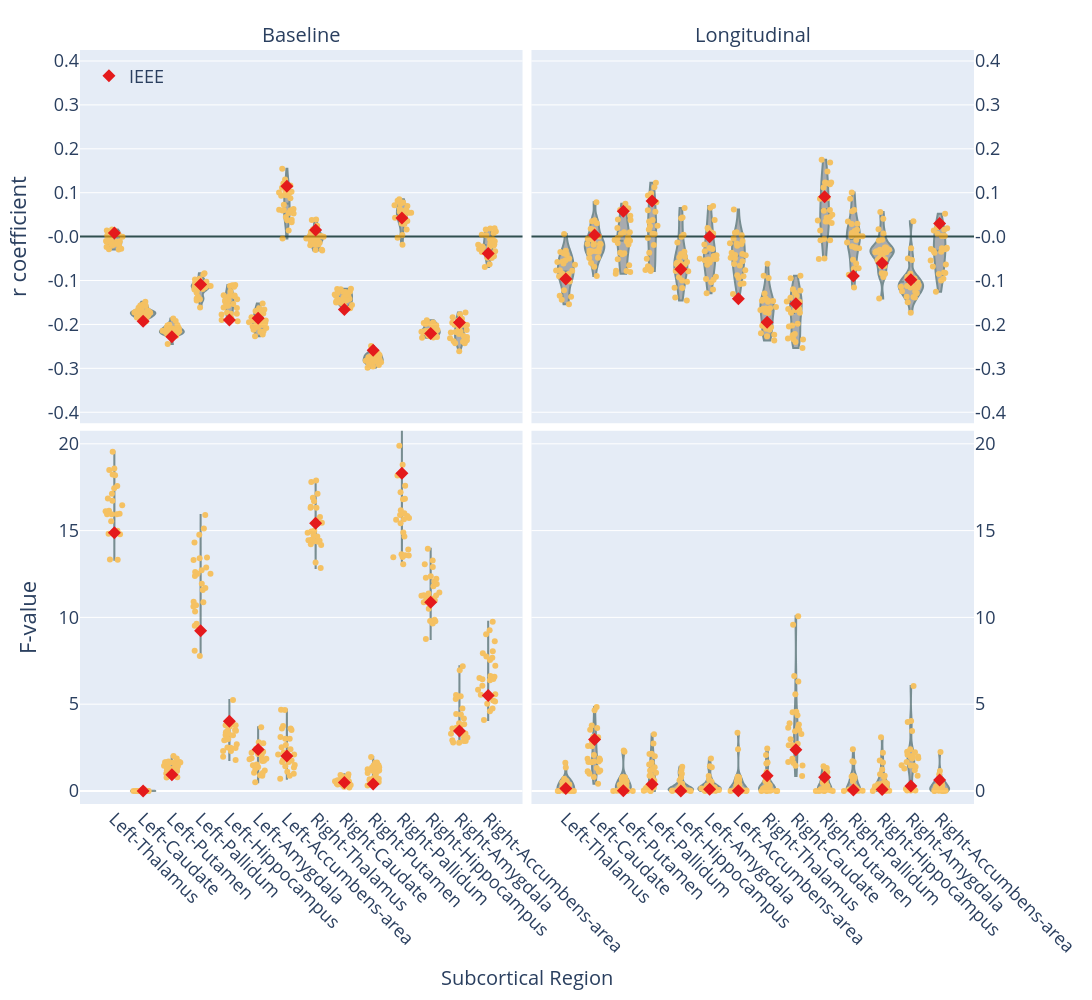

Notebook code for this chart:
### Code cell
from plotly.subplots import make_subplots

# Create subplots with 2 rows and 2 columns
fig = make_subplots(
    rows=2,
    cols=2,
    shared_xaxes=True,
    # shared_yaxes='rows',
    column_titles=["Baseline", "Longitudinal"],
    # row_titles=["Partial Correlation", "ANCOVA"],
    x_title="Subcortical Region",
    vertical_spacing=0.01,
    horizontal_spacing=0.01,
)

# increase font
fig.update_layout(font=dict(size=18))


# Add traces to the subplots
add_pcorr_baseline_trace(fig, get_pcorr_baseline())
add_pcorr_longitudinal_trace(fig, get_pcorr_long())
add_ancova_baseline_trace(fig, get_ancova_baseline())
add_ancova_longitudinal_trace(fig, get_ancova_long())

# Set x-axis ticks and labels
fig.update_xaxes(
    title_text="", tickvals=list(range(len(regions))), ticktext=regions, tickangle=45
)

yaxis_r_range = [-0.425, 0.425]
yaxis_r_tickvals = np.arange(-0.5, 0.6, 0.1)
yaxis_r_ticktext = [str(round(x, 1)) for x in yaxis_r_tickvals]
yaxis_r_clear = ["" for x in yaxis_r_tickvals]

yaxis_f_range = [-0.75, 20.75]
yaxis_f_tickvals = [0, 10, 20, 30, 40, 50]
yaxis_f_ticktext = ["0", "10", "20", "30", "40", "50"]
yaxis_f_clear = ["" for x in yaxis_f_tickvals]

# Update layout for all axes
fig.update_layout(
    # Primary y-axes (left side, 0 to 1)
    yaxis1=dict(
        title="r coefficient",
        range=yaxis_r_range,
        dtick=0.1,
        showgrid=True,
        # dashed bold the 0 line
        zeroline=True,
        zerolinewidth=2,
        zerolinecolor="DarkSlateGrey",
        tickvals=yaxis_r_tickvals,
        ticktext=yaxis_r_ticktext,
    ),
    yaxis2=dict(
        dtick=0.1,
        showgrid=True,
        range=yaxis_r_range,
        zeroline=True,
        zerolinewidth=2,
        zerolinecolor="DarkSlateGrey",
        tickvals=yaxis_r_tickvals,
        ticktext=yaxis_r_ticktext,
        side="right",
    ),
    yaxis3=dict(
        title="F-value",
        range=yaxis_f_range,
        showgrid=True,
    ),
    yaxis4=dict(showgrid=True, range=yaxis_f_range, side="right"),
    # Other layout settings
    legend=dict(
        x=0.01,
        y=0.99,
        orientation="h",
        yanchor="top",
        xanchor="left",
        bgcolor="rgba(255, 255, 255, 0)",
    ),
    margin=dict(t=50, b=150, r=20),
    # margin=dict(b=150,
    #             l=150)  # Add bottom margin for tilted labels
)

# Increase font size
fig.update_layout(
    font=dict(size=18),
)

annotations = fig.layout.annotations
for i in range(len(annotations)):
    annotations[i].font.size = 20


for annotation in annotations:
    if annotation.text == "Subcortical Region":
        annotation.update(y=-0.17)

fig.update_layout(height=1000, width=1600)
plotly.io.write_image(fig, "statstest_coefficients_distribution.pdf")

fig.show()

### Figure 1 — Plotly figure (JSON) as saved in the notebook; plotly's stock layout.template omitted (floating-point values rounded to 4 significant figures; data arrays with more than 128 entries replaced by an {"elided": "..."} marker saying what was removed)
{"data": [{"customdata": ["Left-Thalamus", "Left-Caudate", "Left-Putamen", "Left-Pallidum", "Left-Hippocampus", "Left-Amygdala", "Left-Accumbens-area", "Right-Thalamus", "Right-Caudate", "Right-Putamen", "Right-Pallidum", "Right-Hippocampus", "Right-Amygdala", "Right-Accumbens-area"], "hovertemplate": "Region: %{customdata}<br>r: %{y:.3f}<extra></extra>", "marker": {"color": "rgb(228,26,28)", "size": 10, "symbol": "diamond"}, "mode": "markers", "name": "IEEE", "showlegend": true, "type": "scatter", "x": ["Left-Thalamus", "Left-Caudate", "Left-Putamen", "Left-Pallidum", "Left-Hippocampus", "Left-Amygdala", "Left-Accumbens-area", "Right-Thalamus", "Right-Caudate", "Right-Putamen", "Right-Pallidum", "Right-Hippocampus", "Right-Amygdala", "Right-Accumbens-area"], "xaxis": "x", "y": [0.00822, -0.1929, -0.2281, -0.109, -0.1897, -0.1857, 0.1149, 0.01506, -0.1658, -0.2588, 0.04243, -0.2209, -0.1953, -0.03865], "yaxis": "y"}, {"box": {"visible": false}, "customdata": {"elided": "364 str values"}, "fillcolor": "gray", "hovertemplate": "Region: %{customdata}<br>r: %{y:.3f}<extra></extra>", "jitter": 0.85, "line": {"color": "DarkSlateGrey"}, "marker": {"color": "orange", "opacity": 1}, "meanline": {"visible": true}, "name": "r coefficient", "opacity": 0.6, "pointpos": 0, "points": "all", "showlegend": false, "spanmode": "hard", "type": "violin", "width": 0.85, "x": {"elided": "364 str values"}, "xaxis": "x", "y": {"elided": "364 float values"}, "yaxis": "y"}, {"customdata": ["Left-Thalamus", "Left-Caudate", "Left-Putamen", "Left-Pallidum", "Left-Hippocampus", "Left-Amygdala", "Left-Accumbens-area", "Right-Thalamus", "Right-Caudate", "Right-Putamen", "Right-Pallidum", "Right-Hippocampus", "Right-Amygdala", "Right-Accumbens-area"], "hovertemplate": "Region: %{customdata}<br>r: %{y:.3f}<extra></extra>", "marker": {"color": "rgb(228,26,28)", "size": 10, "symbol": "diamond"}, "mode": "markers", "name": "IEEE", "showlegend": false, "type": "scatter", "x": ["Left-Thalamus", "Left-Caudate", "Left-Putamen", "Left-Pallidum", "Left-Hippocampus", "Left-Amygdala", "Left-Accumbens-area", "Right-Thalamus", "Right-Caudate", "Right-Putamen", "Right-Pallidum", "Right-Hippocampus", "Right-Amygdala", "Right-Accumbens-area"], "xaxis": "x2", "y": [-0.09662, 0.003508, 0.05775, 0.08101, -0.07431, -0.0001478, -0.1413, -0.1949, -0.1528, 0.0907, -0.08953, -0.0606, -0.09824, 0.03005], "yaxis": "y2"}, {"box": {"visible": false}, "customdata": {"elided": "364 str values"}, "fillcolor": "gray", "hovertemplate": "Region: %{customdata}<br>r: %{y:.3f}<extra></extra>", "jitter": 0.85, "line": {"color": "DarkSlateGrey"}, "marker": {"color": "orange", "opacity": 1}, "meanline": {"visible": true}, "name": "r coefficient", "opacity": 0.6, "pointpos": 0, "points": "all", "showlegend": false, "spanmode": "hard", "type": "violin", "width": 0.85, "x": {"elided": "364 str values"}, "xaxis": "x2", "y": {"elided": "364 float values"}, "yaxis": "y2"}, {"customdata": ["Left-Thalamus", "Left-Caudate", "Left-Putamen", "Left-Pallidum", "Left-Hippocampus", "Left-Amygdala", "Left-Accumbens-area", "Right-Thalamus", "Right-Caudate", "Right-Putamen", "Right-Pallidum", "Right-Hippocampus", "Right-Amygdala", "Right-Accumbens-area"], "hovertemplate": "Region: %{customdata}<br>F: %{y:.3f}<extra></extra>", "marker": {"color": "rgb(228,26,28)", "size": 10, "symbol": "diamond"}, "mode": "markers", "name": "IEEE", "showlegend": false, "type": "scatter", "x": ["Left-Thalamus", "Left-Caudate", "Left-Putamen", "Left-Pallidum", "Left-Hippocampus", "Left-Amygdala", "Left-Accumbens-area", "Right-Thalamus", "Right-Caudate", "Right-Putamen", "Right-Pallidum", "Right-Hippocampus", "Right-Amygdala", "Right-Accumbens-area"], "xaxis": "x3", "y": [14.87, 0.00242, 0.9344, 9.234, 4.023, 2.396, 2.014, 15.43, 0.4925, 0.4042, 18.31, 10.87, 3.449, 5.499], "yaxis": "y3"}, {"box": {"visible": false}, "customdata": {"elided": "364 str values"}, "fillcolor": "gray", "hovertemplate": "Region: %{customdata}<br>F: %{y:.3f}<extra></extra>", "jitter": 0.85, "line": {"color": "DarkSlateGrey"}, "marker": {"color": "orange", "opacity": 1}, "meanline": {"visible": true}, "name": "F-value", "opacity": 0.6, "pointpos": 0, "points": "all", "showlegend": false, "spanmode": "hard", "type": "violin", "width": 0.85, "x": {"elided": "364 str values"}, "xaxis": "x3", "y": {"elided": "364 float values"}, "yaxis": "y3"}, {"customdata": ["Left-Thalamus", "Left-Caudate", "Left-Putamen", "Left-Pallidum", "Left-Hippocampus", "Left-Amygdala", "Left-Accumbens-area", "Right-Thalamus", "Right-Caudate", "Right-Putamen", "Right-Pallidum", "Right-Hippocampus", "Right-Amygdala", "Right-Accumbens-area"], "hovertemplate": "Region: %{customdata}<br>F: %{y:.3f}<extra></extra>", "marker": {"color": "rgb(228,26,28)", "size": 10, "symbol": "diamond"}, "mode": "markers", "name": "IEEE", "showlegend": false, "type": "scatter", "x": ["Left-Thalamus", "Left-Caudate", "Left-Putamen", "Left-Pallidum", "Left-Hippocampus", "Left-Amygdala", "Left-Accumbens-area", "Right-Thalamus", "Right-Caudate", "Right-Putamen", "Right-Pallidum", "Right-Hippocampus", "Right-Amygdala", "Right-Accumbens-area"], "xaxis": "x4", "y": [0.1487, 2.971, 0.01131, 0.3895, 0.0002617, 0.0936, 0.01535, 0.8741, 2.368, 0.7937, 0.05078, 0.09236, 0.2837, 0.6353], "yaxis": "y4"}, {"box": {"visible": false}, "customdata": {"elided": "364 str values"}, "fillcolor": "gray", "hovertemplate": "Region: %{customdata}<br>F: %{y:.3f}<extra></extra>", "jitter": 0.85, "line": {"color": "DarkSlateGrey"}, "marker": {"color": "orange", "opacity": 1}, "meanline": {"visible": false}, "name": "F-value", "opacity": 0.6, "pointpos": 0, "points": "all", "showlegend": false, "spanmode": "hard", "type": "violin", "width": 0.85, "x": {"elided": "364 str values"}, "xaxis": "x4", "y": {"elided": "364 float values"}, "yaxis": "y4"}], "layout": {"annotations": [{"font": {"size": 20}, "showarrow": false, "text": "Baseline", "x": 0.2475, "xanchor": "center", "xref": "paper", "y": 1, "yanchor": "bottom", "yref": "paper"}, {"font": {"size": 20}, "showarrow": false, "text": "Longitudinal", "x": 0.7525, "xanchor": "center", "xref": "paper", "y": 1, "yanchor": "bottom", "yref": "paper"}, {"font": {"size": 20}, "showarrow": false, "text": "Subcortical Region", "x": 0.5, "xanchor": "center", "xref": "paper", "y": -0.17, "yanchor": "top", "yref": "paper", "yshift": -30}], "font": {"size": 18}, "height": 1000, "legend": {"bgcolor": "rgba(255, 255, 255, 0)", "orientation": "h", "x": 0.01, "xanchor": "left", "y": 0.99, "yanchor": "top"}, "margin": {"b": 150, "r": 20, "t": 50}, "width": 1600, "xaxis": {"anchor": "y", "domain": [0, 0.495], "matches": "x3", "showticklabels": false, "tickangle": 45, "ticktext": ["Left-Thalamus", "Left-Caudate", "Left-Putamen", "Left-Pallidum", "Left-Hippocampus", "Left-Amygdala", "Left-Accumbens-area", "Right-Thalamus", "Right-Caudate", "Right-Putamen", "Right-Pallidum", "Right-Hippocampus", "Right-Amygdala", "Right-Accumbens-area"], "tickvals": [0, 1, 2, 3, 4, 5, 6, 7, 8, 9, 10, 11, 12, 13], "title": {"text": ""}}, "xaxis2": {"anchor": "y2", "domain": [0.505, 1], "matches": "x4", "showticklabels": false, "tickangle": 45, "ticktext": ["Left-Thalamus", "Left-Caudate", "Left-Putamen", "Left-Pallidum", "Left-Hippocampus", "Left-Amygdala", "Left-Accumbens-area", "Right-Thalamus", "Right-Caudate", "Right-Putamen", "Right-Pallidum", "Right-Hippocampus", "Right-Amygdala", "Right-Accumbens-area"], "tickvals": [0, 1, 2, 3, 4, 5, 6, 7, 8, 9, 10, 11, 12, 13], "title": {"text": ""}}, "xaxis3": {"anchor": "y3", "domain": [0, 0.495], "tickangle": 45, "ticktext": ["Left-Thalamus", "Left-Caudate", "Left-Putamen", "Left-Pallidum", "Left-Hippocampus", "Left-Amygdala", "Left-Accumbens-area", "Right-Thalamus", "Right-Caudate", "Right-Putamen", "Right-Pallidum", "Right-Hippocampus", "Right-Amygdala", "Right-Accumbens-area"], "tickvals": [0, 1, 2, 3, 4, 5, 6, 7, 8, 9, 10, 11, 12, 13], "title": {"text": ""}}, "xaxis4": {"anchor": "y4", "domain": [0.505, 1], "tickangle": 45, "ticktext": ["Left-Thalamus", "Left-Caudate", "Left-Putamen", "Left-Pallidum", "Left-Hippocampus", "Left-Amygdala", "Left-Accumbens-area", "Right-Thalamus", "Right-Caudate", "Right-Putamen", "Right-Pallidum", "Right-Hippocampus", "Right-Amygdala", "Right-Accumbens-area"], "tickvals": [0, 1, 2, 3, 4, 5, 6, 7, 8, 9, 10, 11, 12, 13], "title": {"text": ""}}, "yaxis": {"anchor": "x", "domain": [0.505, 1], "dtick": 0.1, "range": [-0.425, 0.425], "showgrid": true, "ticktext": ["-0.5", "-0.4", "-0.3", "-0.2", "-0.1", "-0.0", "0.1", "0.2", "0.3", "0.4", "0.5"], "tickvals": [-0.5, -0.4, -0.3, -0.2, -0.1, -1.11e-16, 0.1, 0.2, 0.3, 0.4, 0.5], "title": {"text": "r coefficient"}, "zeroline": true, "zerolinecolor": "DarkSlateGrey", "zerolinewidth": 2}, "yaxis2": {"anchor": "x2", "domain": [0.505, 1], "dtick": 0.1, "range": [-0.425, 0.425], "showgrid": true, "side": "right", "ticktext": ["-0.5", "-0.4", "-0.3", "-0.2", "-0.1", "-0.0", "0.1", "0.2", "0.3", "0.4", "0.5"], "tickvals": [-0.5, -0.4, -0.3, -0.2, -0.1, -1.11e-16, 0.1, 0.2, 0.3, 0.4, 0.5], "zeroline": true, "zerolinecolor": "DarkSlateGrey", "zerolinewidth": 2}, "yaxis3": {"anchor": "x3", "domain": [0, 0.495], "range": [-0.75, 20.75], "showgrid": true, "title": {"text": "F-value"}}, "yaxis4": {"anchor": "x4", "domain": [0, 0.495], "range": [-0.75, 20.75], "showgrid": true, "side": "right"}}}
